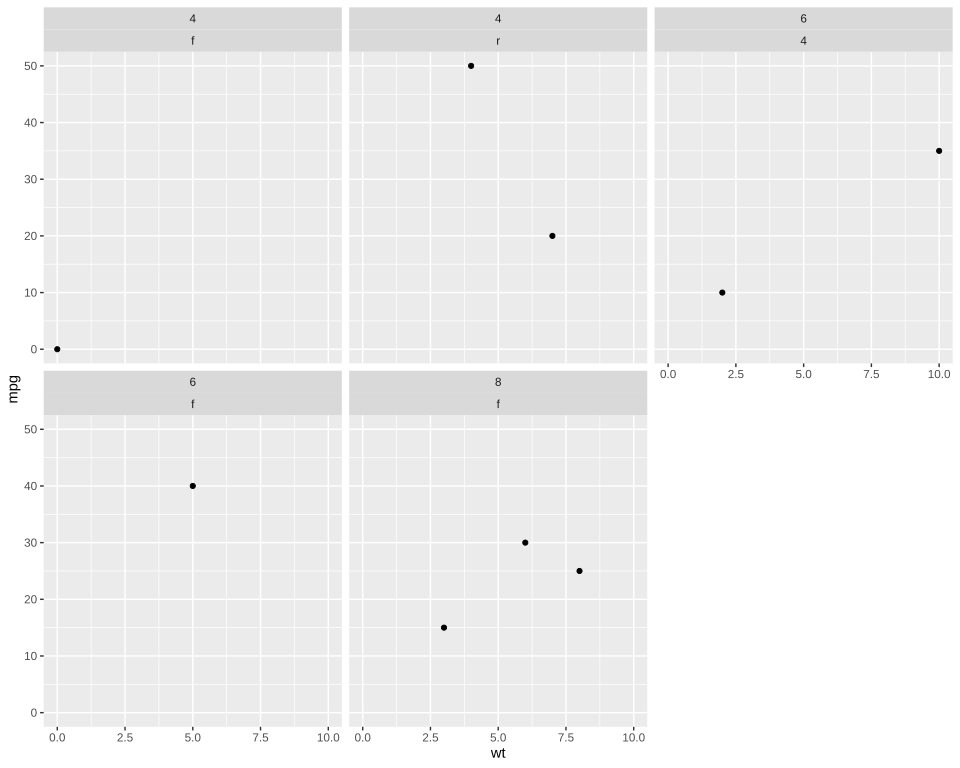

The script that drew this image:
# The plot test/golden/facet_wrap.svg draws, drawn by ggplot2 itself, as ggplot2's own visual
# tests draw their snapshots: the independent check on that golden whenever it changes. The suite
# never runs this; it needs R, ggplot2 and vdiffr, which Docker's r-base image installs. From the
# repository's root:
#
#   docker run --rm -v "$PWD/test/golden":/golden:ro r-base:latest bash -c \
#     'apt-get update -qq && apt-get install -y -qq r-cran-ggplot2 r-cran-vdiffr >/dev/null 2>&1 &&
#      Rscript /golden/facet_wrap.R' > facet_wrap.ggplot2.svg
#
# and compare the two drawings element by element, as test/golden/point.R describes:
#
#   elements() { grep -E "^<(rect x|circle|polyline|text)" "$1" |
#     sed -e 's/font-family: [^;]*;//' -e 's/ stroke: #000000;//'; }
#   diff <(elements facet_wrap.ggplot2.svg) <(elements test/golden/facet_wrap.svg)
#
# Five combinations of two columns make five panels in two rows of three, the last row one short,
# so the panel above the empty cell draws an axis that hangs into it, and each panel has two strips.
# Every element matches, in order, and so does every clip path (the panels' and each strip's), but
# for the plot background's left edge, which svglite writes as R's rounding error,
# `-0.000000000000064`, and Giggly as `0.00`. First checked with ggplot2 4.0.3 and vdiffr 1.0.9.

library(ggplot2)

data <- data.frame(
  wt = c(0, 4, 7, 10, 2, 5, 8, 3, 6),
  mpg = c(0, 50, 20, 35, 10, 40, 25, 15, 30),
  cyl = c(4, 4, 4, 6, 6, 6, 8, 8, 8),
  drv = c("f", "r", "r", "4", "4", "f", "f", "f", "f")
)
plot <- ggplot(data, aes(wt, mpg)) + geom_point() + facet_wrap(vars(cyl, drv)) + theme_gray()

file <- tempfile(fileext = ".svg")
vdiffr::write_svg(plot, file)
cat(readLines(file), sep = "\n")
